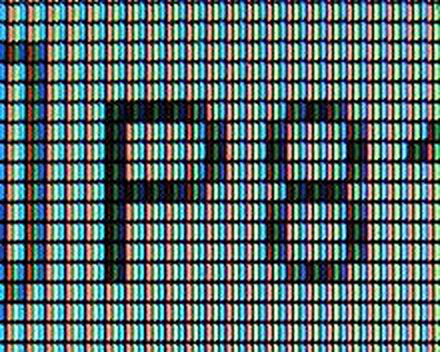
#> input picture PixelZoom_src/resized_google_0021.png, 440 x 352 px; its folder holds only this picture in this run
$ python dot_resizer_v3.py resized_google_0021.png 1.0
#> lines starting #> are read from the running program, lines starting #| are printed output that depends on the picture; after the words box and inside, x2 and y2 are one past the last pixel; in counts of white or black regions, pixels touching at a corner belong together
import cv2
import sys
import numpy as np
from pathlib import Path

def load_image(image_path):
    return cv2.imread(image_path, cv2.IMREAD_UNCHANGED)

def preprocess_image(image):
    if image.shape[2] == 4:
        # 알파 채널을 추출
        alpha_channel = image[:, :, 3]
        # 알파 채널이 완전히 불투명한지 확인
        if np.all(alpha_channel == 255):
            # 알파 채널이 불투명하면 RGB로 처리
            image_no_bg = image[:, :, :3]
            gray = cv2.cvtColor(image_no_bg, cv2.COLOR_BGR2GRAY)
            _, mask = cv2.threshold(gray, 240, 255, cv2.THRESH_BINARY_INV)
        else:
            # 알파 채널이 투명한 영역이 있으면 이를 사용
            _, mask = cv2.threshold(alpha_channel, 0, 255, cv2.THRESH_BINARY)
            image_no_bg = image[:, :, :3]
    else:
        # RGB 이미지인 경우 회색조로 변환하여 하얀 배경 검출
        gray = cv2.cvtColor(image, cv2.COLOR_BGR2GRAY)
        _, mask = cv2.threshold(gray, 240, 255, cv2.THRESH_BINARY_INV)
        image_no_bg = image

    return image_no_bg, mask

def extract_content(image, mask):
    # 외곽선을 찾아서 그 외곽선의 경계 상자를 구함
    contours, _ = cv2.findContours(mask, cv2.RETR_EXTERNAL, cv2.CHAIN_APPROX_SIMPLE)
    x, y, w, h = cv2.boundingRect(contours[0])
    content = image[y:y+h, x:x+w]
    return content, (x, y, w, h)

def create_restored_image(content, bbox, original_image_shape, alpha_channel):
    x, y, w, h = bbox

    # 복원할 이미지 초기화
    restored_image = np.zeros((h, w, 4), dtype=np.uint8)

    # 원래 이미지가 투명한 배경을 포함할 때
    restored_image[:, :, :3] = content
    restored_image[:, :, 3] = alpha_channel[y:y+h, x:x+w]  # 알파 채널 설정

    return restored_image

def compare_images(image1, image2):
    # 두 이미지를 비교
    difference = cv2.absdiff(image1, image2)
    _, diff = cv2.threshold(difference, 30, 255, cv2.THRESH_BINARY)

    # 차이가 있는 픽셀 수를 계산
    non_zero_count = np.count_nonzero(diff)

    return non_zero_count == 0

def save_image(image, path):
    cv2.imwrite(path, image)

def resize_image(image, scale):

    # 이미지 전처리
    image_no_bg, mask = preprocess_image(image)

    # 내용물 추출
    content, bbox = extract_content(image_no_bg, mask)

    # 알파 채널 추출 (4채널 이미지인 경우에만)
    if image.shape[2] == 4:
        alpha_channel = image[:, :, 3]
    else:
        # 알파 채널이 없는 경우, 알파 채널을 흰색(완전히 불투명)으로 설정
        alpha_channel = np.ones(image.shape[:2], dtype=np.uint8) * 255

    # 내용물을 포함하는 새 이미지 생성 (투명 배경 유지)
    restored_image = create_restored_image(content, bbox, image.shape, alpha_channel)

    oheight, owidth = image.shape[:2]
    height, width = restored_image.shape[:2]

    min_val = min(height, width)

    # 공약수를 저장할 리스트 초기화
    common_divisors = []

    # 1부터 두 정수 중 작은 값까지 반복하여 공약수 찾기
    for i in range(1, min_val + 1):
        if height % i == 0 and width % i == 0:
            common_divisors.append(i)


    minchunksize = -1
    for element in reversed(common_divisors):
        #print("testing for Chunk Size " + str(element))
        new_height = int(height / element)
        new_width = int(width / element)
        minchunk_image = cv2.resize(restored_image, (new_width, new_height), interpolation=cv2.INTER_NEAREST)
        restored_minchunk_image = cv2.resize(minchunk_image, (width, height), interpolation=cv2.INTER_NEAREST)
        if element == 1:
            #print("이미지가 이미 MinChunk이거나 감지에 실패했습니다.")
            break
        if compare_images(restored_image, restored_minchunk_image) == True:
            print("Image의 Chunk Size = " + str(element))
            minchunksize = element
            minchunk_height = new_height
            minchunk_width = new_width
            break

    if minchunksize == -1:
        print("이미지의 MinChunk 탐색에 실패하여, 가장 근접한 정수배로 이미지를 변경합니다. 이미지 축소는 불가능합니다.")
        if scale < 1:
            print("MinChunk가 탐색되지 않은 이미지에 대한 이미지 축소는 불가능합니다.")
            return None
        nearest_scale = int(np.round(scale))
        new_size = (owidth * nearest_scale, oheight * nearest_scale)
        resized_image = cv2.resize(image, new_size, interpolation=cv2.INTER_NEAREST)
        return resized_image

    else:
        resize_scale = scale # 축소할 배율
        resize_chunksize = round(minchunksize * resize_scale)
        if resize_chunksize == 0:
            resize_chunksize = 1
        final_resize_height = minchunk_height * resize_chunksize
        final_resize_width = minchunk_width * resize_chunksize
        final_resized_image = cv2.resize(minchunk_image, (final_resize_width, final_resize_height), interpolation=cv2.INTER_NEAREST)
        print(f"{resize_scale}배로 변경하라고 입력받은 결과, 가장 근접한 변경 배율은 {resize_chunksize / minchunksize}임으로 계산되었습니다.")
        print(f"원본 {width}*{height} 이미지를 {final_resize_width}*{final_resize_height} 이미지로 변경하였습니다.")
        return final_resized_image


def main(image_path, scale):
    # 이미지 로드
    image = load_image(image_path)
#> in load_image, returned value is the input picture: shape (352, 440, 3); mean B, G, R 110.6, 110.3, 91.9
    if image is None:
        raise ValueError(f"Unable to open image file {image_path}")

    # 이미지 리사이즈
    resized_image = resize_image(image, scale)
#> in preprocess_image, `gray = cv2.cvtColor(image, cv2.COLOR_BGR2GRAY)`:
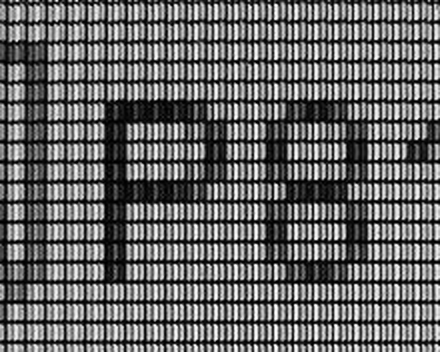
#> gray: shape (352, 440); min 0, max 255, mean 104.8
#> in preprocess_image, `_, mask = cv2.threshold(gray, 240, 255, cv2.THRESH_BINARY_INV)`:
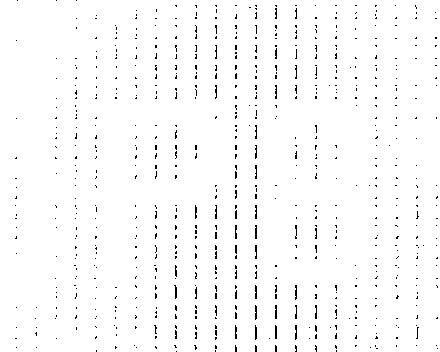
#> mask: shape (352, 440); 97.9% white; black in thin lines or dots
#> in extract_content, `contours, _ = cv2.findContours(mask, cv2.RETR_EXTERNAL, cv2.CHAIN_APPR..`: contours = 1 contour; box (x1, y1, x2, y2) and area: (0, 0, 440, 352) 153989
#> in extract_content, `x, y, w, h = cv2.boundingRect(contours[0])`: x = 0; w = 440; h = 352
#> in resize_image, `content, bbox = extract_content(image_no_bg, mask)`: bbox = (0, 0, 440, 352)
#> in create_restored_image, `x, y, w, h = bbox`: x = 0; w = 440; h = 352
#> the loop in resize_image, `for element in reversed(common_divisors): #print("testing for Chunk Si..` made 8 passes
#> (new_height, non_zero_count in compare_images) on passes 2 to 7: (8, 356356), (16, 339941), (32, 336522), (44, 318619), (88, 257224), (176, 144718)
#> non_zero_count in compare_images on pass 1: 366901
#> pass 1, in resize_image, `restored_minchunk_image = cv2.resize(minchunk_image, (width, height), ..`:
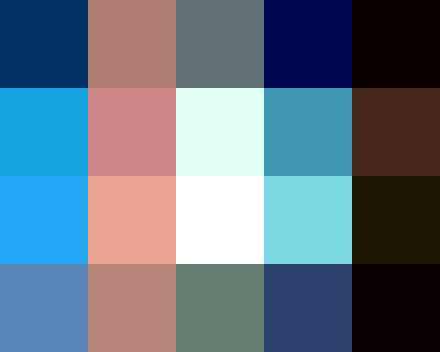
#> restored_minchunk_image: shape (352, 440, 4); mean of channels 0, 1, 2, 3 131.3, 116.2, 98.7, 255; drawn as B, G, R
#> pass 1, in compare_images, `difference = cv2.absdiff(image1, image2)`:
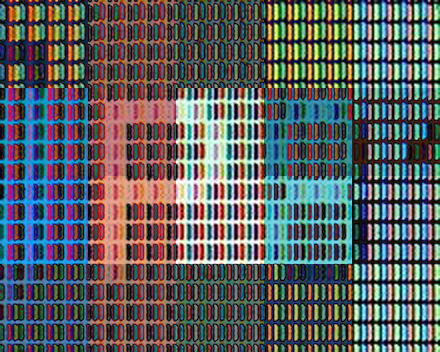
#> difference: shape (352, 440, 4); mean B, G, R, A 96.6, 95.3, 92.6, 0
#> pass 1, in compare_images, `_, diff = cv2.threshold(difference, 30, 255, cv2.THRESH_BINARY)`:
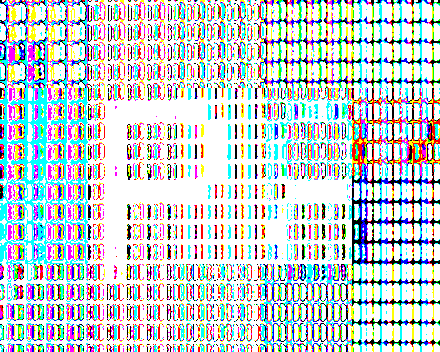
#> diff: shape (352, 440, 4); mean B, G, R, A 206.1, 204, 194, 0
#> pass 2, in resize_image, `restored_minchunk_image = cv2.resize(minchunk_image, (width, height), ..`:
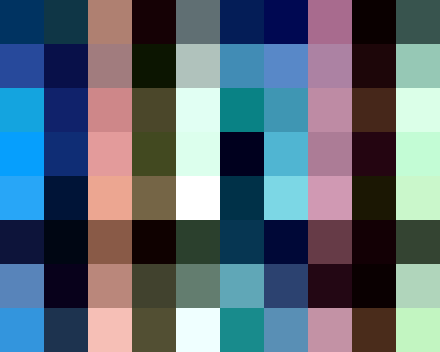
#> restored_minchunk_image: shape (352, 440, 4); mean of channels 0, 1, 2, 3 117.1, 104.4, 89.8, 255; drawn as B, G, R

    # 리사이즈된 이미지를 저장할 경로를 생성
    output_path = f"resized_{Path(image_path).stem}.png"

    # 리사이즈된 이미지를 저장
    if type(resized_image) is type(None):
        print("이미지 사이즈 변경에 실패하였습니다. 축소가 불가능한 이미지에 대해 1보다 낮은 배율을 입력하였을 수 있습니다.")
    else:
        save_image(resized_image, output_path)
        print(f"Image saved to {output_path}")

if __name__ == "__main__":
    if len(sys.argv) < 3:
        print("Usage: dot_resizer <image_path> <scale>")
        sys.exit(1)

    image_path = sys.argv[1]
    try:
        scale = float(sys.argv[2])
    except ValueError:
        print("Scale must be a number.")
        sys.exit(1)
    main(image_path, scale)
